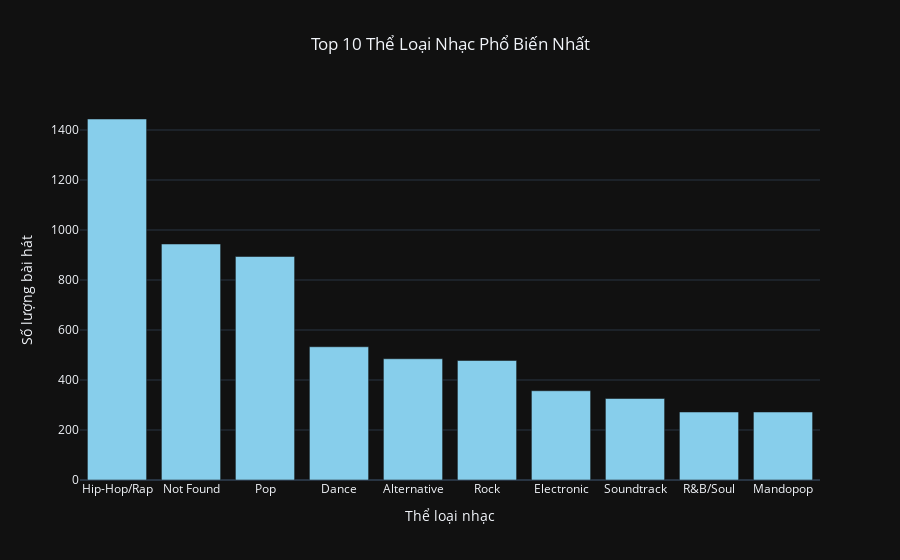

Notebook cell for this chart:
### Markdown cell above
##### 4) Phân bố các thể loại nhạc (Top 10 thể loại phổ biến nhất)

### Code cell
top_genres = df_eda['genre'].value_counts().head(10)

fig = go.Figure(data=[
    go.Bar(x=top_genres.index, y=top_genres.values, marker=dict(color='skyblue'))
])

fig.update_layout(title_text='Top 10 Thể Loại Nhạc Phổ Biến Nhất',
                  xaxis_title='Thể loại nhạc',
                  yaxis_title='Số lượng bài hát',
                  template='plotly_dark', title_x=0.5)
fig.show()

### Figure 1 — Plotly figure (JSON) as saved in the notebook; plotly's stock layout.template omitted (floating-point values rounded to 4 significant figures)
{"data": [{"marker": {"color": "skyblue"}, "type": "bar", "x": ["Hip-Hop/Rap", "Not Found", "Pop", "Dance", "Alternative", "Rock", "Electronic", "Soundtrack", "R&B/Soul", "Mandopop"], "y": [1444, 944, 894, 533, 485, 478, 357, 326, 272, 272]}], "layout": {"title": {"text": "Top 10 Thể Loại Nhạc Phổ Biến Nhất", "x": 0.5}, "xaxis": {"title": {"text": "Thể loại nhạc"}}, "yaxis": {"title": {"text": "Số lượng bài hát"}}}}
